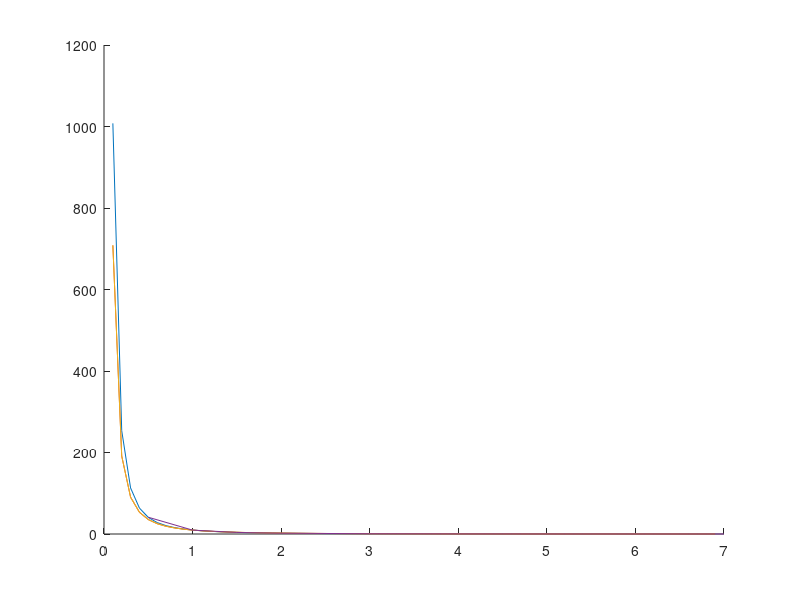

The MATLAB source for this figure:
close all
clear all
load('DoseMatrix.mat')
load('DoseNist99.mat')
load('suadose.mat')

T= 59.4*24;         % I-125 half life
Decay= log(2)/T;     % I-125 decay constant

Dose1(:,1)=0.4*SUA_DOSE(71:139,70,15);
Dose2(:,1)=DNist99(71:139,70,15)/(Decay*100);
Dose3(:,1)=Dose(71:139,70,15);
for i=1:69
    r(i)=0.1*(i);
end

%%%% TG-43 Eq. (11) Dose calculation
rTG=[0.5 1 1.5 2.0 3.0 4.0 5.0 6.0 7.0];
DoseTG=[3.937 .911 .368 .186 .0643 .0284 .0134 .00688 .00506];
Dose4=DoseTG*.508/(Decay*100);

hold all
plot(r,Dose1)
plot(r,Dose2)
plot(r,Dose3)
plot(rTG,Dose4)

